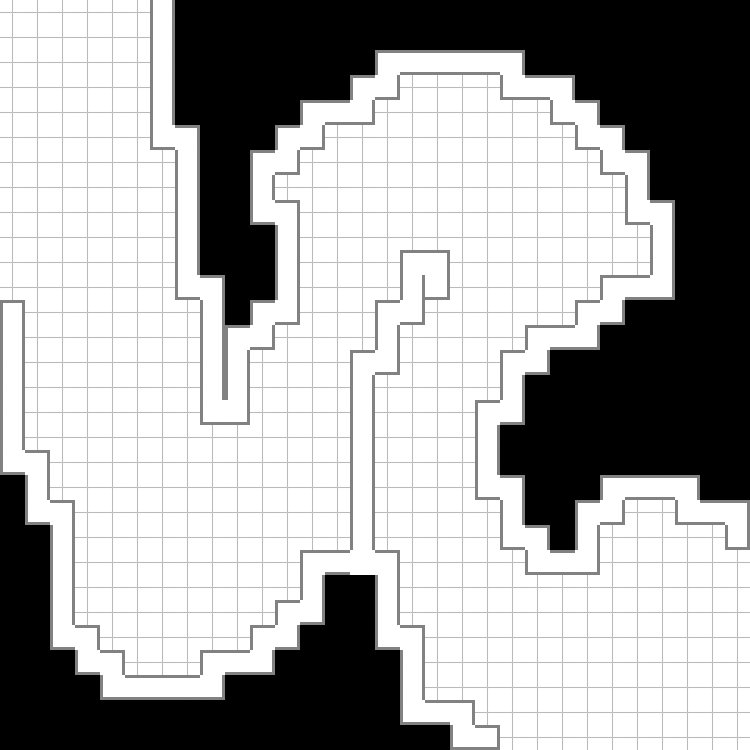

Tiled map render using the project's own tile images. Description and the whole map definition, tile-layer contents included, below:
An orthogonal 30x30 tile map with 25x25 px tiles, 2 tile layers (bg, walls), 2 tilesets and 6 objects (base, outside, inside).

<map version="1.0" orientation="orthogonal" renderorder="right-down" width="30" height="30" tilewidth="25" tileheight="25" nextobjectid="87">
 <tileset firstgid="1" name="tiles_25" tilewidth="25" tileheight="25" tilecount="6">
  <image source="tiles_25.png" width="150" height="25" />
 </tileset>
 <tileset firstgid="7" name="wall-tiles" tilewidth="25" tileheight="25" tilecount="36">
  <image source="wall-tiles.png" width="300" height="75" />
  <tile id="0">
   <properties>
    <property name="isOpaque" value="true" />
   </properties>
  </tile>
  <tile id="1">
   <properties>
    <property name="isOpaque" value="true" />
   </properties>
  </tile>
  <tile id="2">
   <properties>
    <property name="isOpaque" value="true" />
   </properties>
  </tile>
  <tile id="3">
   <properties>
    <property name="isOpaque" value="true" />
   </properties>
  </tile>
  <tile id="4">
   <properties>
    <property name="isOpaque" value="true" />
   </properties>
  </tile>
  <tile id="5">
   <properties>
    <property name="isOpaque" value="true" />
   </properties>
  </tile>
  <tile id="6">
   <properties>
    <property name="isOpaque" value="true" />
   </properties>
  </tile>
  <tile id="7">
   <properties>
    <property name="isOpaque" value="false" />
   </properties>
   <objectgroup draworder="index">
    <object id="1" x="8" y="8" width="10" height="10" />
   </objectgroup>
  </tile>
  <tile id="12">
   <properties>
    <property name="isOpaque" value="false" />
   </properties>
  </tile>
  <tile id="14">
   <properties>
    <property name="isOpaque" value="false" />
   </properties>
  </tile>
  <tile id="15">
   <properties>
    <property name="isOpaque" value="false" />
   </properties>
  </tile>
  <tile id="16">
   <properties>
    <property name="isOpaque" value="false" />
   </properties>
  </tile>
  <tile id="17">
   <properties>
    <property name="isOpaque" value="false" />
   </properties>
  </tile>
  <tile id="18">
   <properties>
    <property name="isOpaque" value="false" />
   </properties>
  </tile>
  <tile id="19">
   <properties>
    <property name="isOpaque" value="false" />
   </properties>
  </tile>
  <tile id="24">
   <properties>
    <property name="isOpaque" value="false" />
   </properties>
  </tile>
  <tile id="25">
   <properties>
    <property name="isOpaque" value="false" />
   </properties>
  </tile>
  <tile id="26">
   <properties>
    <property name="isOpaque" value="false" />
   </properties>
  </tile>
  <tile id="27">
   <properties>
    <property name="isOpaque" value="false" />
   </properties>
  </tile>
  <tile id="28">
   <properties>
    <property name="isOpaque" value="false" />
   </properties>
  </tile>
  <tile id="29">
   <properties>
    <property name="isOpaque" value="false" />
   </properties>
  </tile>
  <tile id="30">
   <properties>
    <property name="isOpaque" value="false" />
   </properties>
  </tile>
 </tileset>
 <layer name="bg" width="30" height="30">
  <data encoding="csv">
6,6,6,6,6,6,6,6,6,6,6,6,6,6,6,6,6,6,6,6,6,6,6,6,6,6,6,6,6,6,
6,6,6,6,6,6,6,6,6,6,6,6,6,6,6,6,6,6,6,6,6,6,6,6,6,6,6,6,6,6,
6,6,6,6,6,6,6,6,6,6,6,6,6,6,6,6,6,6,6,6,6,6,6,6,6,6,6,6,6,6,
6,6,6,6,6,6,6,6,6,6,6,6,6,6,6,6,6,6,6,6,6,6,6,6,6,6,6,6,6,6,
6,6,6,6,6,6,6,6,6,6,6,6,6,6,6,6,6,6,6,6,6,6,6,6,6,6,6,6,6,6,
6,6,6,6,6,6,6,6,6,6,6,6,6,6,6,6,6,6,6,6,6,6,6,6,6,6,6,6,6,6,
6,6,6,6,6,6,6,6,6,6,6,6,6,6,6,6,6,6,6,6,6,6,6,6,6,6,6,6,6,6,
6,6,6,6,6,6,6,6,6,6,6,6,6,6,6,6,6,6,6,6,6,6,6,6,6,6,6,6,6,6,
6,6,6,6,6,6,6,6,6,6,6,6,6,6,6,6,6,6,6,6,6,6,6,6,6,6,6,6,6,6,
6,6,6,6,6,6,6,6,6,6,6,6,6,6,6,6,6,6,6,6,6,6,6,6,6,6,6,6,6,6,
6,6,6,6,6,6,6,6,6,6,6,6,6,6,6,6,6,6,6,6,6,6,6,6,6,6,6,6,6,6,
6,6,6,6,6,6,6,6,6,6,6,6,6,6,6,6,6,6,6,6,6,6,6,6,6,6,6,6,6,6,
6,6,6,6,6,6,6,6,6,6,6,6,6,6,6,6,6,6,6,6,6,6,6,6,6,6,6,6,6,6,
6,6,6,6,6,6,6,6,6,6,6,6,6,6,6,6,6,6,6,6,6,6,6,6,6,6,6,6,6,6,
6,6,6,6,6,6,6,6,6,6,6,6,6,6,6,6,6,6,6,6,6,6,6,6,6,6,6,6,6,6,
6,6,6,6,6,6,6,6,6,6,6,6,6,6,6,6,6,6,6,6,6,6,6,6,6,6,6,6,6,6,
6,6,6,6,6,6,6,6,6,6,6,6,6,6,6,6,6,6,6,6,6,6,6,6,6,6,6,6,6,6,
6,6,6,6,6,6,6,6,6,6,6,6,6,6,6,6,6,6,6,6,6,6,6,6,6,6,6,6,6,6,
6,6,6,6,6,6,6,6,6,6,6,6,6,6,6,6,6,6,6,6,6,6,6,6,6,6,6,6,6,6,
6,6,6,6,6,6,6,6,6,6,6,6,6,6,6,6,6,6,6,6,6,6,6,6,6,6,6,6,6,6,
6,6,6,6,6,6,6,6,6,6,6,6,6,6,6,6,6,6,6,6,6,6,6,6,6,6,6,6,6,6,
6,6,6,6,6,6,6,6,6,6,6,6,6,6,6,6,6,6,6,6,6,6,6,6,6,6,6,6,6,6,
6,6,6,6,6,6,6,6,6,6,6,6,6,6,6,6,6,6,6,6,6,6,6,6,6,6,6,6,6,6,
6,6,6,6,6,6,6,6,6,6,6,6,6,6,6,6,6,6,6,6,6,6,6,6,6,6,6,6,6,6,
6,6,6,6,6,6,6,6,6,6,6,6,6,6,6,6,6,6,6,6,6,6,6,6,6,6,6,6,6,6,
6,6,6,6,6,6,6,6,6,6,6,6,6,6,6,6,6,6,6,6,6,6,6,6,6,6,6,6,6,6,
6,6,6,6,6,6,6,6,6,6,6,6,6,6,6,6,6,6,6,6,6,6,6,6,6,6,6,6,6,6,
6,6,6,6,6,6,6,6,6,6,6,6,6,6,6,6,6,6,6,6,6,6,6,6,6,6,6,6,6,6,
6,6,6,6,6,6,6,6,6,6,6,6,6,6,6,6,6,6,6,6,6,6,6,6,6,6,6,6,6,6,
6,6,6,6,6,6,6,6,6,6,6,6,6,6,6,6,6,6,6,6,6,6,6,6,6,6,6,6,6,6
</data>
 </layer>
 <layer name="walls" width="30" height="30">
  <data encoding="csv">
0,0,0,0,0,0,13,1,1,1,1,1,1,1,1,1,1,1,1,1,1,1,1,1,1,1,1,1,1,1,
0,0,0,0,0,0,13,1,1,1,1,1,1,1,1,1,1,1,1,1,1,1,1,1,1,1,1,1,1,1,
0,0,0,0,0,0,13,1,1,1,1,1,1,1,1,15,12,12,12,12,16,1,1,1,1,1,1,1,1,1,
0,0,0,0,0,0,13,1,1,1,1,1,1,1,15,17,0,0,0,0,14,12,16,1,1,1,1,1,1,1,
0,0,0,0,0,0,13,1,1,1,1,1,15,12,17,0,0,0,0,0,0,0,14,16,1,1,1,1,1,1,
0,0,0,0,0,0,14,16,1,1,1,15,17,0,0,0,0,0,0,0,0,0,0,14,16,1,1,1,1,1,
0,0,0,0,0,0,0,13,1,1,15,17,0,0,0,0,0,0,0,0,0,0,0,0,14,16,1,1,1,1,
0,0,0,0,0,0,0,13,1,1,13,0,0,0,0,0,0,0,0,0,0,0,0,0,0,13,1,1,1,1,
0,0,0,0,0,0,0,13,1,1,14,16,0,0,0,0,0,0,0,0,0,0,0,0,0,14,16,1,1,1,
0,0,0,0,0,0,0,13,1,1,1,13,0,0,0,0,0,0,0,0,0,0,0,0,0,0,13,1,1,1,
0,0,0,0,0,0,0,13,1,1,1,13,0,0,0,0,15,16,0,0,0,0,0,0,0,0,13,1,1,1,
0,0,0,0,0,0,0,14,16,1,1,13,0,0,0,0,13,17,0,0,0,0,0,0,15,12,17,1,1,1,
11,0,0,0,0,0,0,0,13,1,15,17,0,0,0,15,17,0,0,0,0,0,0,15,17,1,1,1,1,1,
13,0,0,0,0,0,0,0,13,15,17,0,0,0,0,13,0,0,0,0,0,15,12,17,1,1,1,1,1,1,
13,0,0,0,0,0,0,0,13,13,0,0,0,0,15,17,0,0,0,0,15,17,1,1,1,1,1,1,1,1,
13,0,0,0,0,0,0,0,13,13,0,0,0,0,13,0,0,0,0,0,13,1,1,1,1,1,1,1,1,1,
13,0,0,0,0,0,0,0,14,17,0,0,0,0,13,0,0,0,0,15,17,1,1,1,1,1,1,1,1,1,
13,0,0,0,0,0,0,0,0,0,0,0,0,0,13,0,0,0,0,13,1,1,1,1,1,1,1,1,1,1,
14,16,0,0,0,0,0,0,0,0,0,0,0,0,13,0,0,0,0,13,1,1,1,1,1,1,1,1,1,1,
1,13,0,0,0,0,0,0,0,0,0,0,0,0,13,0,0,0,0,14,16,1,1,1,15,12,12,16,1,1,
1,14,16,0,0,0,0,0,0,0,0,0,0,0,13,0,0,0,0,0,13,1,1,15,17,0,0,14,12,16,
1,1,13,0,0,0,0,0,0,0,0,0,0,0,13,0,0,0,0,0,14,16,1,13,0,0,0,0,0,9,
1,1,13,0,0,0,0,0,0,0,0,0,15,12,5,16,0,0,0,0,0,14,12,17,0,0,0,0,0,0,
1,1,13,0,0,0,0,0,0,0,0,0,13,1,1,13,0,0,0,0,0,0,0,0,0,0,0,0,0,0,
1,1,13,0,0,0,0,0,0,0,0,15,17,1,1,13,0,0,0,0,0,0,0,0,0,0,0,0,0,0,
1,1,14,16,0,0,0,0,0,0,15,17,1,1,1,14,16,0,0,0,0,0,0,0,0,0,0,0,0,0,
1,1,1,14,16,0,0,0,15,12,17,1,1,1,1,1,13,0,0,0,0,0,0,0,0,0,0,0,0,0,
1,1,1,1,14,12,12,12,17,1,1,1,1,1,1,1,13,0,0,0,0,0,0,0,0,0,0,0,0,0,
1,1,1,1,1,1,1,1,1,1,1,1,1,1,1,1,14,12,16,0,0,0,0,0,0,0,0,0,0,0,
1,1,1,1,1,1,1,1,1,1,1,1,1,1,1,1,1,1,14,8,0,0,0,0,0,0,0,0,0,0
</data>
 </layer>
 <objectgroup name="player">
  <object id="1" gid="3" x="636.667" y="654.667" width="25" height="25" />
 </objectgroup>
 <objectgroup name="lights">
  <object id="80" name="base" x="474.667" y="458.667" width="320" height="320">
   <properties>
    <property name="color" value="#ffffbf00" />
   </properties>
   <ellipse />
  </object>
 </objectgroup>
 <objectgroup name="spawn points">
  <object id="82" x="2.66667" y="2.66667" width="144" height="105.333" />
 </objectgroup>
 <objectgroup name="enemy paths">
  <object id="84" name="outside" x="24" y="49">
   <polyline points="0,0 21,215 55,370 99,519 152,564 227,508 281,397 316,272 367,174 429,160 465,219 419,292 380,361 383,465 421,546 473,616 638,654" />
  </object>
  <object id="85" name="inside" x="115" y="44">
   <polyline points="0,0 1,204 16,315 56,441 118,452 176,354 216,232 249,120 352,93 436,167 428,231 353,309 321,391 350,495 408,571 530,557" />
  </object>
 </objectgroup>
</map>
